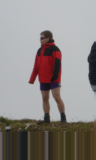
#> input picture HOG_Implementation/sim.png, 96 x 160 px
$ python stereo_disparity.py   (older library calls are emulated)
#> lines starting #> are read from the running program, lines starting #| are printed output that depends on the picture
### HOG_Implementation/hogClassifier/classifier.py
################################################################################

# functionality: perform detection based on HOG feature descriptor / SVM classification
# using a very basic multi-scale, sliding window (exhaustive search) approach

# This version: (c) 2018 Toby Breckon, Dept. Computer Science, Durham University, UK
# License: MIT License

# Minor portions: based on fork from https://github.com/nextgensparx/PyBOW

################################################################################

import cv2
import os
import numpy as np
import math
import hogClassifier.params as params
from hogClassifier.utils import *
from PIL import ImageFont, ImageDraw, Image
################################################################################

show_scan_window_process = False;

################################################################################

# load SVM from file

class HOGdetector():
    """docstring for HOGdetector."""
    def __init__(self,path):#, PATH_Train
        super(HOGdetector, self).__init__()
        #self.PATH_Train = PATH_Train
        try:
            self.svm = cv2.ml.SVM_load("./hogClassifier/"+path+".xml")#params.HOG_SVM_PATH
        except:
            print("Missing files - SVM!");
            print("-- have you performed training to produce these files ?");
            exit();
        # print some checks
        print("svm size : ", len(self.svm.getSupportVectors()))
        print("svm var count : ", self.svm.getVarCount())

        # self.ss=Selective_Search()

    # [31 lines left out: function detect, not called in this run]
#####################################################################

### HOG_Implementation/stereo_disparity.py
#####################################################################

# Example : load, display and compute SGBM disparity
# for a set of rectified stereo images from a  directory structure
# of left-images / right-images with filesname DATE_TIME_STAMP_{L|R}.png

# basic illustrative python script for use with provided stereo datasets

# Author : Toby Breckon, toby.breckon@durham.ac.uk

# Copyright (c) 2017 Department of Computer Science,
#                    Durham University, UK
# License : LGPL - http://www.gnu.org/licenses/lgpl.html

#####################################################################

#!/usr/bin/python
"""mjqf76"""
from matplotlib import pyplot as plt
import time,cv2,os,sys
import numpy as np
import hogClassifier.classifier as HOG
from PIL import ImageFont, ImageDraw, Image

master_path_to_dataset = "TTBB-durham-02-10-17-sub10/"; # ** need to edit this **
displayAllowed=True #change if you run on mira without browsers

"""
mjqf76:

an algorithm that takes the bounding box ranges and performs HG detection for each bound.
for the candidate boxes, takes one training pedestrian image and takes the mean of their matrix coefficientself.
If they also correlate over certain threshold, then draw the rectangle and find the distance to car.
"""
def browser(counterx,countery,rectIncX,rectIncY,incX,incY,imgL,imgLCopy,sim,HOG1,depthMx,mins):
    while counterx<imgL.shape[1] and countery<imgL.shape[0]-272:
        while counterx<imgL.shape[1]:#for x should be full.
            "hog detection respect to sobel/opening training dataset."
            if HOG1.detect(imgL[countery:countery+int(incY/2),counterx:counterx+int(incX/2)]):
                "correlation with random pedestrian image to reduce additional false positives."
                try:
                    if(np.average(np.corrcoef(cv2.cvtColor(imgL[countery:countery+int(incY/2),counterx:counterx+int(incX/2)], cv2.COLOR_BGR2GRAY), sim)))>0.07:
                        imgLCopy=cv2.rectangle(imgLCopy,(counterx,countery),(counterx+rectIncX,countery+rectIncY),(0,255,0),3)
                        distance='%.1f' % (depthMx[countery:countery+int(incY/2),counterx:counterx+int(incX/2)].mean()*7)
                        if float(mins)>float(distance):
                        	mins=distance
                        # CV2 TO PIL #
                        "open cv has bad image draw, so PIL was used"
                        imgLCopy = cv2.cvtColor(imgLCopy, cv2.COLOR_BGR2RGB)
                        imgLCopy = Image.fromarray(imgLCopy)

                        imgLCopy.paste(Image.new('RGBA', (90,30), "black"), (counterx,countery))
                        ImageDraw.Draw(imgLCopy).text((counterx,countery), "H: "+str(distance)+"m", fill=(0,255,255,255), font=ImageFont.truetype("arialbd", 25))#
                        # # PIL TO CV2 back
                        imgLCopy = np.array(imgLCopy)
                        # # Convert RGB to BGR
                        imgLCopy = imgLCopy[:, :, ::-1].copy()
                except Exception as e:
                    pass

            counterx+=incX
        counterx=0
        countery+=incY
        return imgLCopy,mins


"an image that resembles the pedestrian most was chosen intuitively to make correlation with candidate boxes."
sim=cv2.imread("sim.png",0)
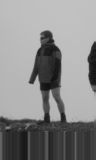
#> sim: shape (160, 96); min 16, max 193, mean 136.7
sim=cv2.resize(sim,(68,128))
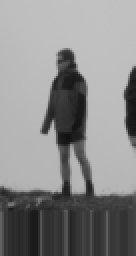
#> sim: shape (128, 68) (shown 2 times larger); min 17, max 193, mean 136.6

"trained dataset is filtered with sobel/opening respect to y axis. "
HOG1=HOG.HOGdetector('svm_hogSOBEL')
#> (the program exits here)
